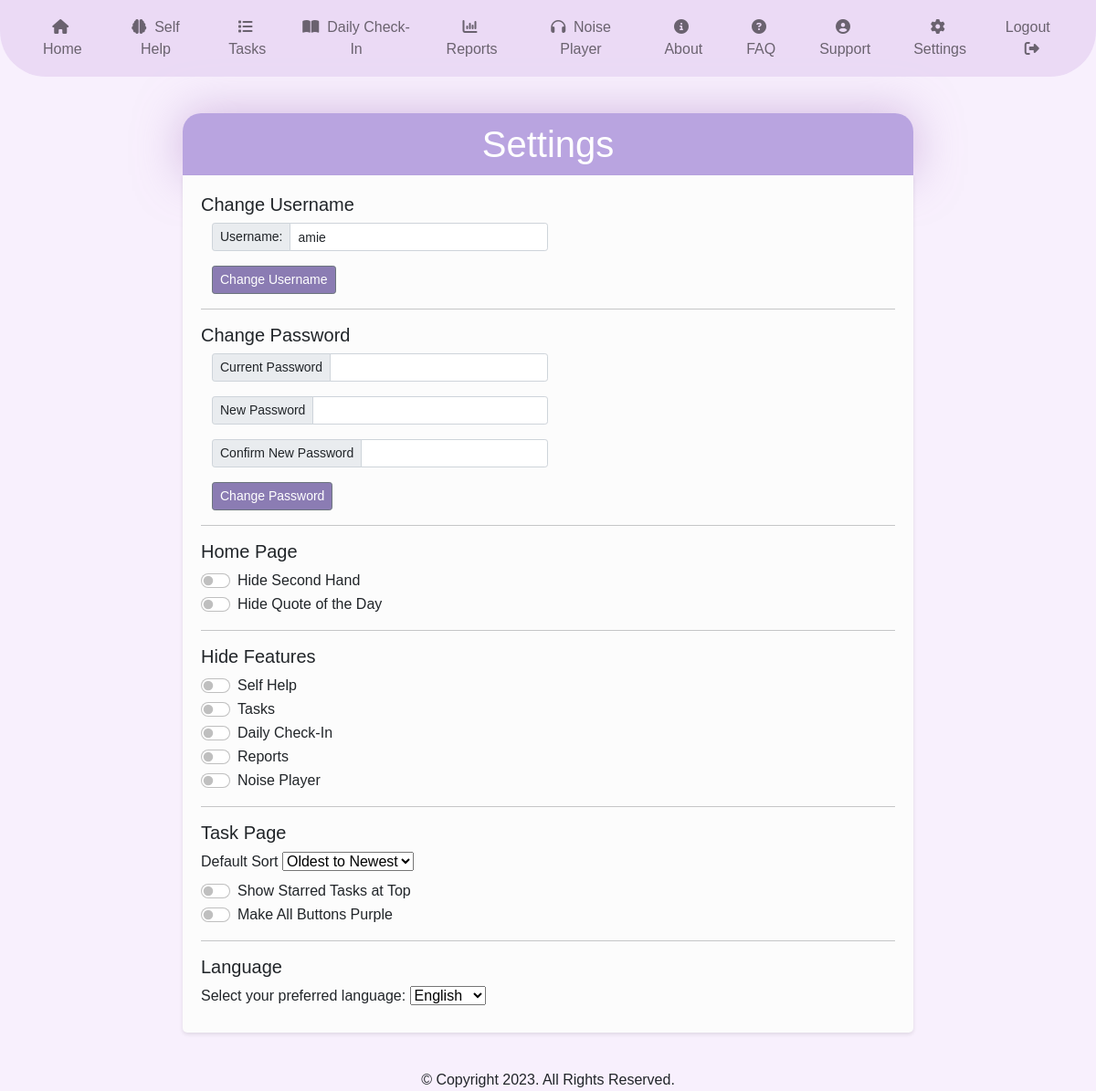
/settings (signed in), run on the app's committed database.
### website/models.py (models this page shows)
class User(db.Model, UserMixin):
    id = db.Column(db.Integer, primary_key=True)
    username = db.Column(db.String(150), unique=True)
    password = db.Column(db.String(150))
    language = db.Column(db.String(2))
    defaultsort = db.Column(db.String(10))
    hide_second_hand = db.Column(db.Boolean)
    make_all_buttons_purple = db.Column(db.Boolean)
    starred_at_top = db.Column(db.Boolean)
    hide_quote = db.Column(db.Boolean)
    hide_self_help = db.Column(db.Boolean)
    hide_tasks = db.Column(db.Boolean)
    hide_journal = db.Column(db.Boolean)
    hide_reports = db.Column(db.Boolean)
    hide_player = db.Column(db.Boolean)
    is_admin = db.Column(db.Boolean)
    tasks = db.relationship('Task')
    finished_tasks = db.relationship('FinishedTask')
    archivedtasks = db.relationship('ArchivedTask')
    journals = db.relationship('Journal')
    lessons = db.relationship('Lesson')
    pride = db.relationship('Pride')
    Support = db.relationship('Support')

### website/views.py (the view)
@views.route('/settings')
@login_required
def setting():
    if current_user.language == "ro":
        selectLanguage = "Selectați limba preferată:"
        title = "Setări"
        save = "Salvează "
        Categories = "Categorii"
        General = "General"
        Accessibility = "Accesibilitate"
        changeuser = "Schimbă Utilizator"
        username = "Utilizator:"
        changepass = "Schimbare Parolă"
        currentpass = "Parolă Curentă"
        newpass = "Parolă Nouă"
        confirmnewpass = "Confirmare Parolă Nouă"
        hidefeatures = "Ascundeți Caracteristici"
        selfhelp = "Ajoutor Personal"
        tasks = "Sarcini"
        dailycheckin = "Verificare Zilnică"
        reports = "Rapoarte"
        language = "Limba"
        oldesttonewest = "Cel mai vechi la cel mai nou"
        newesttooldest = "Cel mai nou la cel mai vechi"
        duedate = "Data scadentă"
        alphabetically = "Alfabetic"
        defaultsort = "Sortare Implicită"
        taskpage = "Pagina de Sarcini"
        starredAtTop = "Afișați Sarcinile Cu Stea În Partea De Sus"
        makeAllButtonsPurple = "Faceți Toate Butoanele Violet"
        player = "Zgomot Alb"
        homepage = "Pagina Principală"
        hidesecondhand = "Ascunde Mâna a Doua"
        hidequote = "Ascunde Citatul Zilei"
    else:
        selectLanguage = "Select your preferred language:"
        title = "Settings"
        save = "Save"
        Categories = "Categories"
        General = "General"
        Accessibility = "Accessibility"
        changeuser = "Change Username"
        username = "Username:"
        changepass = "Change Password"
        currentpass = "Current Password"
        newpass = "New Password"
        confirmnewpass = "Confirm New Password"
        hidefeatures = "Hide Features"
        selfhelp = "Self Help"
        tasks = "Tasks"
        dailycheckin = "Daily Check-In"
        reports = "Reports"
        language = "Language"
        oldesttonewest = "Oldest to Newest"
        newesttooldest = "Newest to Oldest"
        duedate = "Due Date"
        alphabetically = "Alphabetically"
        defaultsort = "Default Sort"
        taskpage = "Task Page"
        starredAtTop = "Show Starred Tasks at Top"
        makeAllButtonsPurple = "Make All Buttons Purple"
        player = "Noise Player"
        homepage = "Home Page"
        hidesecondhand = "Hide Second Hand"
        hidequote = "Hide Quote of the Day"
    return render_template("settings.html",user=current_user, hidequote=hidequote,
                           selectLanguage=selectLanguage, title=title, save=save, Categories=Categories, General=General, Accessibility=Accessibility,
                            changepass=changepass, currentpass=currentpass, newpass=newpass, confirmnewpass=confirmnewpass,
                            selfhelp=selfhelp, tasks=tasks, dailycheckin=dailycheckin, reports=reports, hidefeatures=hidefeatures,
                            language=language, changeuser=changeuser, username=username, oldesttonewest=oldesttonewest,
                            newesttooldest=newesttooldest, duedate=duedate, alphabetically=alphabetically, taskpage=taskpage, defaultsort=defaultsort,
                            starredAtTop=starredAtTop, makeAllButtonsPurple=makeAllButtonsPurple, player=player, homepage=homepage, hidesecondhand=hidesecondhand)

### website/templates/Settings.html (shortened to what this page needs)
{% extends "base.html" %} {% block title %}Settings - ProEmPo{% endblock %} {% block content %}
<link href="https://cdn.jsdelivr.net/npm/bootstrap@5.0.2/dist/css/bootstrap.min.css" rel="stylesheet">
<h1 align="center">{{title}}</h1>
<div class="settings-container">
        <h5>{{changeuser}}</h5>
        <form method="POST" action="/change-username" class="container">
            <div class="input-group input-group-sm mb-3">
                <span class="input-group-text" id="inputGroup-sizing-sm">{{username}}</span>
                <input type="text" name="username" class="form-control" required value="{{user.username}}">
            </div>
            <button type="submit" class="btn btn-secondary btn-sm" style="background-color: #8b7cb3;">{{changeuser}}</button>
        </form>
        <hr>
        <h5>{{changepass}}</h5>
        <form method="POST" action="/change-password" class="container">
            <div class="input-group input-group-sm mb-3">
                <span class="input-group-text" id="inputGroup-sizing-sm">{{currentpass}}</span>
                <input type="password" name="current_password" class="form-control" required>
              </div>
            <div class="input-group input-group-sm mb-3">
                <span class="input-group-text" id="inputGroup-sizing-sm">{{newpass}}</span>
                <input type="password" name="new_password" class="form-control" required>
              </div>
            <div class="input-group input-group-sm mb-3">
                <span class="input-group-text" id="inputGroup-sizing-sm">{{confirmnewpass}}</span>
                <input type="password" name="confirm_password" class="form-control" required>
              </div>
            <button type="submit" class="btn btn-secondary btn-sm" style="background-color: #8b7cb3;">{{changepass}}</button>
        </form>
        <hr>
        <h5>{{homepage}}</h5>
        <div class="form-check form-switch">
            <input class="form-check-input" type="checkbox" id="hide_second_hand" name="hide_second_hand" {% if user.hide_second_hand %}checked{% endif %}>
            <label class="form-check-label" for="hide_second_hand">{{hidesecondhand}}</label>
        </div>
        <div class="form-check form-switch">
            <input class="form-check-input" type="checkbox" id="hide_quote" name="hide_quote" {% if user.hide_quote %}checked{% endif %}>
            <label class="form-check-label" for="hide_quote">{{hidequote}}</label>
        </div>
        <hr>
        <h5>{{hidefeatures}}</h5>
        <div class="form-check form-switch">
            <input class="form-check-input" type="checkbox" id="hide_self_help" name="hide_self_help" {% if user.hide_self_help %}checked{% endif %}>
            <label class="form-check-label" for="hide_self_help">{{selfhelp}}</label>
        </div>
        <div class="form-check form-switch">
            <input class="form-check-input" type="checkbox" id="hide_tasks" name="hide_tasks" {% if user.hide_tasks %}checked{% endif %}>
            <label class="form-check-label" for="hide_tasks">{{tasks}}</label>
        </div>
        <div class="form-check form-switch">
            <input class="form-check-input" type="checkbox" id="hide_journal" name="hide_journal" {% if user.hide_journal %}checked{% endif %}>
            <label class="form-check-label" for="hide_journal">{{dailycheckin}}</label>
        </div>
        <div class="form-check form-switch">
            <input class="form-check-input" type="checkbox" id="hide_reports" name="hide_reports" {% if user.hide_reports %}checked{% endif %}>
            <label class="form-check-label" for="hide_reports">{{reports}}</label>
        </div>
        <div class="form-check form-switch">
            <input class="form-check-input" type="checkbox" id="hide_player" name="hide_player" {% if user.hide_player %}checked{% endif %}>
            <label class="form-check-label" for="hide_player">{{player}}</label>
        </div>
        <hr>
        <h5>{{taskpage}}</h5>
        <form id="settings-form">
            <label for="defaultsort">{{defaultsort}}</label>
            <select id="defaultsort" name="defaultsort">
                <option value="Task.date" {% if user.defaultsort == "Task.date" %}selected{% endif %}>{{oldesttonewest}}</option>
            </select>
        </form>
        <div class="form-check form-switch">
            <input class="form-check-input" type="checkbox" id="starred_at_top" name="starred_at_top" {% if user.starred_at_top %}checked{% endif %}>
            <label class="form-check-label" for="starred_at_top">{{starredAtTop}}</label>
        </div>
        <div class="form-check form-switch">
            <input class="form-check-input" type="checkbox" id="make_all_buttons_purple" name="make_all_buttons_purple" {% if user.make_all_buttons_purple %}checked{% endif %}>
            <label class="form-check-label" for="make_all_buttons_purple">{{makeAllButtonsPurple}}</label>
        </div>
        <hr>
        <h5>{{language}}</h5>
        <form id="settings-form">
            <label for="language">{{selectLanguage}}</label>
            <select id="language" name="language">
                <option value="en" {% if user.language == "en" %}selected{% endif %}>English</option>
            </select>
        </form>
</div>
<br>
{% endblock %}

### website/templates/base.html (shortened to what this page needs)
<!DOCTYPE html>
<html>
  <head>
    <link
      rel="stylesheet"
      href="https://stackpath.bootstrapcdn.com/bootstrap/4.4.1/css/bootstrap.min.css"
    />
    <link
      rel="stylesheet"
      href="https://stackpath.bootstrapcdn.com/font-awesome/4.7.0/css/font-awesome.min.css"
    />
    <link
      rel="stylesheet"
      href="https://cdnjs.cloudflare.com/ajax/libs/font-awesome/6.4.2/css/all.min.css"
    />
  </head>
  <body>
    <nav class="navbar navbar-expand-sm navbar-light">
      <div class="container-fluid">
        <div class="navbar-collapse" id="navbarNav">
          <ul class="navbar-nav" style="text-align: center;
        list-style-position: inside;
        padding: 0px;">
            {% if user.is_authenticated %}
            <li class="nav-item">
              <a class="nav-link" id="home" href="/">
                <i class="fa fa-house"></i>&nbsp;
                {% if user.language == "ro" %}
                Pagina Principală
                {% else %}
                Home
                {% endif %}</a
              >
            </li>
            {% if user.hide_self_help != 1 %}
            <li class="nav-item">
              <a class="nav-link" id="Help" href="/help">
                <i class="fa fa-brain"></i>&nbsp;
                {% if user.language == "ro" %}
                Ajutor Personal
                {% else %}
                Self Help
                {% endif %}
                </a
              >
            </li>
            {% endif %}
            {% if user.hide_tasks != 1 %}
            <li class="nav-item">
              <a class="nav-link" id="To do" href="/tasks">
                <i class="fa fa-list"></i>&nbsp;
                {% if user.language == "ro" %}
                Sarcini
                {% else %}
                Tasks
                {% endif %}</a
              >
            </li>
            {% endif %}
            {% if user.hide_journal != 1 %}
            <li class="nav-item">
              <a class="nav-link" id="Journal" href="/journal">
                <i class="fa fa-book-open"></i>&nbsp;
                {% if user.language == "ro" %}
                Verificare Zilnică
                {% else %}
                Daily Check-In
                {% endif %}</a
              >
            </li>
            {% endif %}
            {% if user.hide_reports != 1 %}
              <li class="nav-item">
                <a class="nav-link" id="reports" href="/reports">
                  <i class="fa-solid fa-chart-column">‌</i>&nbsp;
                  {% if user.language == "ro" %}
                  Rapoarte
                  {% else %}
                  Reports
                  {% endif %}</a
                >
              </li>
            {% endif %}
            {% if user.hide_player != 1 %}
              <li class="nav-item">
                <a class="nav-link" id="player" href="/player"
                target="popup"
                onclick="window.open('/player','popup','width=600,height=600'); return false;"">
                  <i class="fa-solid fa-headphones">‌</i>&nbsp;
                  {% if user.language == "ro" %}
                  Zgomot Alb
                  {% else %}
                  Noise Player
                  {% endif %}</a
                >
              </li>
            {% endif %}
          </ul>
          <ul class="navbar-nav ml-auto" id="navbar" style="text-align: center;
          list-style-position: inside;
          padding: 0px;">
          {% if user.is_authenticated %}
            <li class="nav-item">
              <a class="nav-link" id="About" href="/About">
                <i class="fa fa-circle-info"></i>&nbsp;
                {% if user.language == "ro" %}
                Despre
                {% else %}
                About
                {% endif %}</a>
            </li>
            <li class="nav-item">
              <a class="nav-link" id="FAQ" href="/FAQ">
                <i class="fa fa-circle-question"></i>&nbsp;
                {% if user.language == "ro" %}
                FAQ
                {% else %}
                FAQ
                {% endif %}</a
              >
            </li>
            <li class="nav-item">
              <a class="nav-link" id="Support" href="/Support">
                <i class="fa fa-circle-user"></i>&nbsp;
                {% if user.language == "ro" %}
                Asistență
                {% else %}
                Support
                {% endif %}
                </a
              >
            </li>
            <li class="nav-item">
              <a class="nav-link" id="Settings" href="/settings">
                <i class ="fa fa-cog"></i>&nbsp;
                {% if user.language == "ro" %}
                Setări
                {% else %}
                Settings
                {% endif %}</a>
            </li>
            <li class="nav-item">
              <a class="nav-link" id="logout" href="/logout">
                {% if user.language == "ro" %}
                Deconectare
                {% else %}
                Logout
                {% endif %}&nbsp;<i class="fa fa-right-from-bracket"></i
              ></a>
            </li>
            {% else %}
            <br />
            {% endif %}{% endif %}
          </ul>
        </div>
      </div>
    </nav>
    <div class="container">{% block content %} {% endblock %}</div>
  </body>
  <footer id="copyright">
    <p><center>&copy; Copyright 2023. All Rights Reserved.</center></p>
  </footer>
</html>

### data on the page
User: username "amie", defaultsort "Oldest to Newest", language "English"

### other printed values
{{ title }} "Settings"
{{ changeuser }} "Change Username"
{{ username }} "Username:"
{{ changepass }} "Change Password"
{{ currentpass }} "Current Password"
{{ newpass }} "New Password"
{{ confirmnewpass }} "Confirm New Password"
{{ homepage }} "Home Page"
{{ hidesecondhand }} "Hide Second Hand"
{{ hidequote }} "Hide Quote of the Day"
{{ hidefeatures }} "Hide Features"
{{ selfhelp }} "Self Help"
{{ tasks }} "Tasks"
{{ dailycheckin }} "Daily Check-In"
{{ reports }} "Reports"
